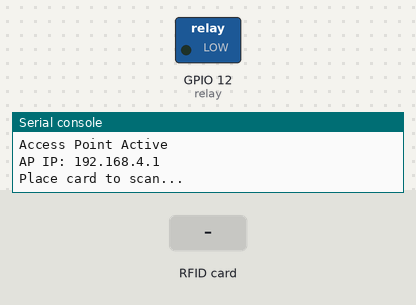
Recording of a program running on a simulated ESP32 board running MicroPython. On the bench: switched loads named in the program (green lamp = pin HIGH), the last lines printed to the serial console. Inputs (shaded band) come from the test bench. The board's own WiFi access point starts at once; the interpreter's speed is modelled, so counts of loop turns are approximate; threads take turns every 2 ms; library files of the repository ran but are not shown: mfrc522.py; pins used as bus, display or sensor lines are not drawn.

Above: at 1.2 s.
1.3 s: RFID card BC B2 32 02 held to the reader
At 2.0 s:
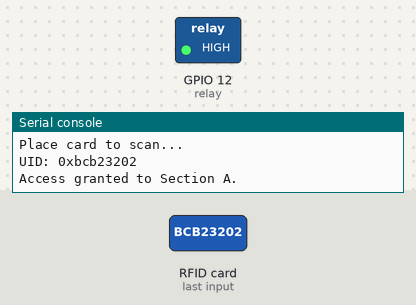
5.8 s: RFID card 53 3C 11 DA held to the reader
At 9.4 s:
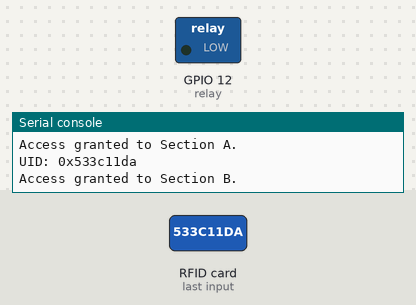
Timing chart, 0 to 10.9 s (numbered marks = the images above; inputs shaded):
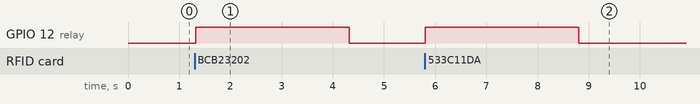

Measured:
- after the input at 1.3 s, GPIO 12 (relay): LOW → HIGH at once, → LOW 3.0 s later
- after the input at 5.8 s, GPIO 12 (relay): LOW → HIGH at once, → LOW 3.0 s later

The program:

main.py
```python
#IOT Mini Project- Shivani Bhat and Chetanarupa Jirgale
from mfrc522 import MFRC522
from machine import Pin, SPI
import time
import usocket as socket
import network
import _thread

# Define the SPI bus and pins
spi = SPI(2, baudrate=2500000, polarity=0, phase=0)
spi.init()

# Initialize the MFRC522 RFID reader with SPI and reset/cs pins
rdr = MFRC522(spi=spi, gpioRst=4, gpioCs=5)

# Define the relay pin (to control a lock or door)
relay = Pin(12, Pin.OUT)

# Define warehouse sections with authorized RFID tags, items, and statuses
warehouse_access = {
    "0xbcb23202": {"section": "Section A", "items": "Resistors", "quantity": 100, "authorized": True, "status": "Not Scanned"},
    "0x533c11da": {"section": "Section B", "items": "Wooden Crates", "quantity": 75, "authorized": True, "status": "Not Scanned"},
    "0xa3e7dce1": {"section": "Section C", "items": "Electrical Cables", "quantity": 50, "authorized": False, "status": "Not Scanned"},  # Unauthorized
    "0x737505da": {"section": "Section D", "items": "Steel Beams", "quantity": 120, "authorized": True, "status": "Not Scanned"},
    "0x66033402": {"section": "Section E", "items": "Plastic Containers", "quantity": 60, "authorized": False, "status": "Not Scanned"}   # Unauthorized
}

# Global variable to store the latest RFID scan information
access_log = "Waiting for RFID scan..."

# Function to check access to warehouse section and update status
def check_access(uid):
    global access_log
    if uid in warehouse_access:
        section_info = warehouse_access[uid]
        section = section_info["section"]
        authorized = section_info["authorized"]

        if authorized:
            section_info["status"] = "Granted"
            access_log = f"Access granted to {section}."
            print(access_log)
            # Simulate unlocking the door (activating relay)
            relay.on()
            time.sleep(3)  # Keep the door open for 3 seconds
            relay.off()  # Lock the door again
        else:
            section_info["status"] = "Denied"
            access_log = f"Access denied to {section}. Unauthorized RFID tag."
            print(access_log)
    else:
        access_log = "RFID tag not recognized."
        print(access_log)

# Function to generate the web page HTML with the status table
def web_page():
    table_rows = ""
    for uid, section_info in warehouse_access.items():
        row = f"""
        <tr>
            <td>{section_info['section']}</td>
            <td>{section_info['items']}</td>
            <td>{section_info['quantity']}</td>
            <td>{section_info['status']}</td>
        </tr>
        """
        table_rows += row

    html = """<!DOCTYPE HTML><html>
    <head>
    <meta name="viewport" content="width=device-width, initial-scale=1">
    <style>
    :root {
        --primary-color: #007acc;
        --secondary-color: #f4f7fc;
        --text-color: #333;
        --bg-gradient: linear-gradient(to bottom, #d4ebf2, #f4f7fc);
    }

    body {
        font-family: Arial, sans-serif;
        margin: 0;
        padding: 0;
        background: var(--bg-gradient);
        color: var(--text-color);
        transition: all 0.5s ease;
    }
    header {
        background-color: var(--primary-color);
        color: white;
        padding: 20px;
        text-align: center;
        font-size: 1.5rem;
        font-weight: bold;
    }
    .container {
        max-width: 1000px;
        margin: 30px auto;
        background: white;
        box-shadow: 0 4px 8px rgba(0, 0, 0, 0.1);
        border-radius: 8px;
        overflow: hidden;
        transition: background 0.5s ease, color 0.5s ease;
    }
    h2 {
        color: var(--primary-color);
        text-align: center;
        padding: 20px;
        margin: 0;
        border-bottom: 2px solid #f2f2f2;
    }
    table {
        width: 100%;
        border-collapse: collapse;
        margin: 20px 0;
    }
    th, td {
        padding: 12px;
        text-align: center;
        border: 1px solid #ddd;
    }
    th {
        background-color: var(--primary-color);
        color: white;
        font-weight: bold;
    }
    tr:nth-child(even) {
        background-color: #f9f9f9;
    }
    tr:hover {
        background-color: #f1f1f1;
    }
    p {
        font-size: 1.2rem;
        margin: 20px;
        text-align: center;
    }
    .status-log {
        font-weight: bold;
        color: var(--primary-color);
    }
    footer {
        background-color: var(--primary-color);
        color: white;
        text-align: center;
        padding: 10px;
        position: fixed;
        width: 100%;
        bottom: 0;
    }
    .theme-toggle {
        background-color: var(--primary-color);
        color: white;
        border: none;
        padding: 10px 20px;
        cursor: pointer;
        font-size: 1rem;
        border-radius: 5px;
        margin: 20px;
        transition: background 0.5s ease;
    }
    .theme-toggle:hover {
        background-color: #005a99;
    }

    /* Dark theme variables */
    body.dark-theme {
        --primary-color: #1a1a2e;
        --secondary-color: #16213e;
        --text-color: #eaeaea;
        --bg-gradient: linear-gradient(to bottom, #0f3460, #1a1a2e);
    }
    body.dark-theme .container {
        background: var(--secondary-color);
    }
    body.dark-theme table th {
        background-color: #0f3460;
    }
    body.dark-theme table tr:nth-child(even) {
        background-color: #16213e;
    }
    body.dark-theme table tr:hover {
        background-color: #1a1a2e;
    }
    </style>
    <script>
    // Function to toggle between light and dark themes
    function toggleTheme() {
        document.body.classList.toggle('dark-theme');
        const button = document.getElementById('theme-toggle');
        if (document.body.classList.contains('dark-theme')) {
            button.innerHTML = 'Switch to Light Theme';
        } else {
            button.innerHTML = 'Switch to Dark Theme';
        }
    }
    // Function to fetch RFID scan data and update the page
    function fetchAccessLog() {
        var xhr = new XMLHttpRequest();
        xhr.onreadystatechange = function() {
            if (this.readyState == 4 && this.status == 200) {
                document.getElementById("status_table").innerHTML = this.responseText;
            }
        };
        xhr.open("GET", "/log", true);  // Fetch the log from the '/log' route
        xhr.send();
    }
    // Update every 2 seconds
    setInterval(fetchAccessLog, 2000);
    </script>
    </head>
    <body>
    <header>RFID Warehouse Management System</header>
    <div class="container">
        <button id="theme-toggle" class="theme-toggle" onclick="toggleTheme()">Switch to Dark Theme</button>
        <h2>Warehouse Inventory & RFID Access</h2>
        <table>
            <tr>
                <th>Section</th>
                <th>Item Description</th>
                <th>Quantity</th>
                <th>Status</th>
            </tr>
            <tbody id="status_table">
            """ + table_rows + """
            </tbody>
        </table>
        <p>Status: <span class="status-log" id="access_log">""" + access_log + """</span></p>
    </div>
    <footer>
        &copy; 2024 RFID Management | Designed for Efficiency
    </footer>
    </body></html>"""
    return html

# Function to return the latest access status table in plain text (for AJAX)
def access_status_table():
    table_rows = ""
    for uid, section_info in warehouse_access.items():
        row = f"""
        <tr>
            <td>{section_info['section']}</td>
            <td>{section_info['items']}</td>
            <td>{section_info['quantity']}</td>
            <td>{section_info['status']}</td>
        </tr>
        """
        table_rows += row
    return table_rows

# Setup ESP32 as Access Point
def setup_ap():
    ap = network.WLAN(network.AP_IF)  # Set as Access Point
    ap.active(True)
    ap.config(essid='ESP32-RFID-AccessPoint')  # Network SSID
    ap.config(authmode=network.AUTH_WPA_WPA2_PSK, password='123456789')  # Network password

    while not ap.active():
        pass  # Wait for the AP to activate
    print('Access Point Active')
    print('AP IP:', ap.ifconfig()[0])  # Display AP IP address

# Start the web server
def start_web_server():
    s = socket.socket(socket.AF_INET, socket.SOCK_STREAM)
    s.bind(('', 80))
    s.listen(5)

    while True:
        conn, addr = s.accept()
        print('Got a connection from %s' % str(addr))
        request = conn.recv(1024).decode()

        # Log for request parsing
        print('Request:', request)

        # Serve the main page
        if 'GET / ' in request or 'GET /favicon.ico' in request:
            response = web_page()
            conn.send('HTTP/1.1 200 OK\n')
            conn.send('Content-Type: text/html\n')
            conn.send('Connection: close\n\n')
            conn.sendall(response)

        # Serve the access log data (only the table rows)
        elif 'GET /log' in request:
            response = access_status_table()  # Update only the table rows
            conn.send('HTTP/1.1 200 OK\n')
            conn.send('Content-Type: text/html\n')
            conn.send('Connection: close\n\n')
            conn.sendall(response)

        conn.close()

# Main function for RFID scanning
def rfid_scanner():
    global access_log
    print("Place card to scan...")

    while True:
        # Request tag in IDLE state
        (stat, tag_type) = rdr.request(rdr.REQIDL)

        if stat == rdr.OK:
            # Read the UID of the card
            (stat, raw_uid) = rdr.anticoll()

            if stat == rdr.OK:
                # Construct the card ID in a hex format
                card_id = "0x%02x%02x%02x%02x" % (raw_uid[0], raw_uid[1], raw_uid[2], raw_uid[3])
                print("UID:", card_id)

                # Check if the UID has access
                check_access(card_id)

                # Wait a short time before scanning again
                time.sleep(1)

# Run the web server and RFID scanner simultaneously
try:
    setup_ap()  # Set up the ESP32 as Access Point

    # Start the web server in a separate thread
    _thread.start_new_thread(start_web_server, ())

    # Continue scanning RFID tags infinitely
    rfid_scanner()

except KeyboardInterrupt:
    print("Program stopped")
```
